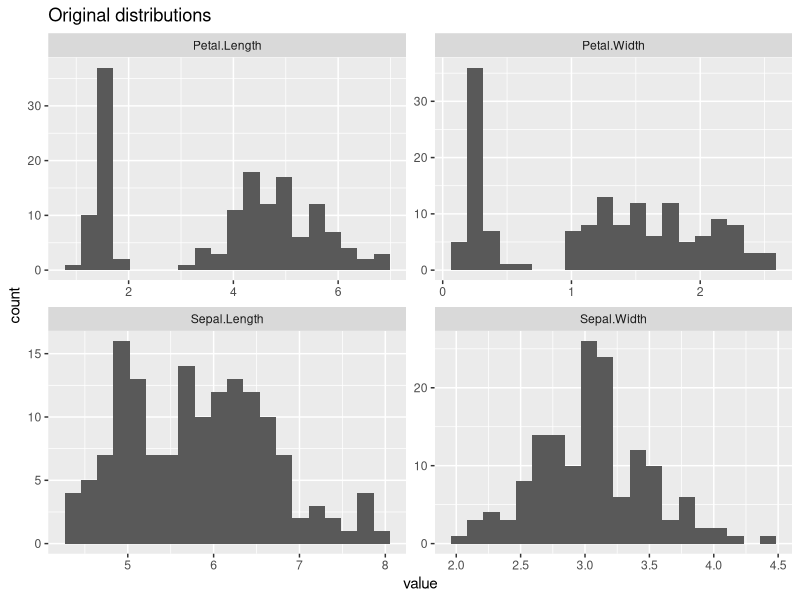
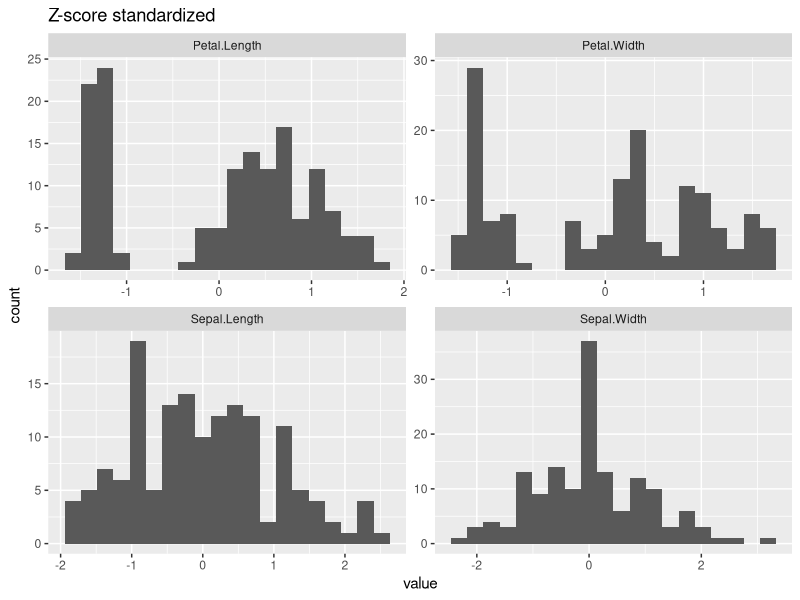
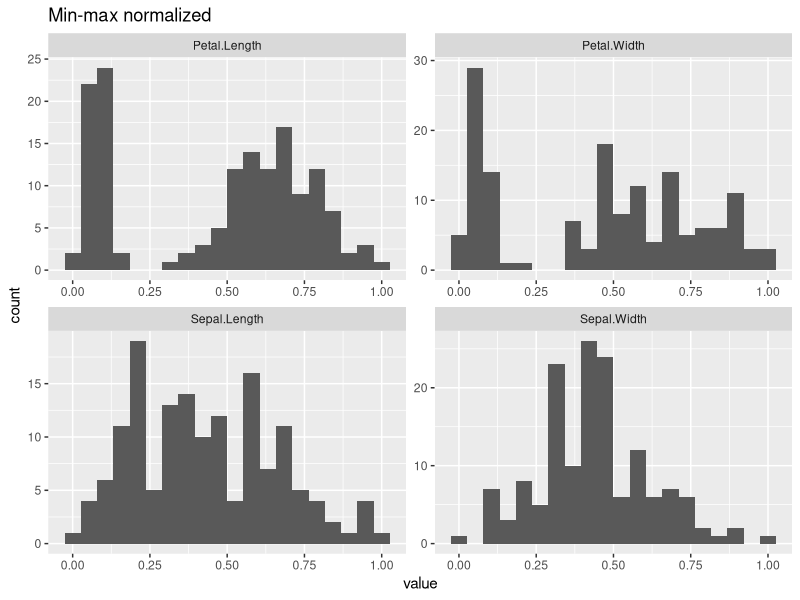
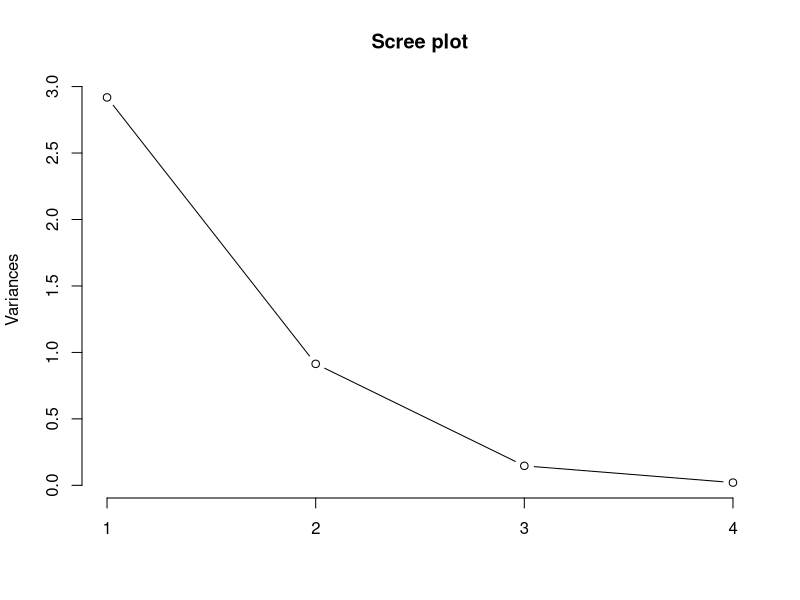

Here is the R script that generated these plots, in order:
## ---- chunk 1
#| echo: false
#| warning: false
#| message: false

library(dplyr) # data wrangling 
library(ggplot2) # for visualization
library(tidyr) #tidying /reshaping /nesting data etc
library(caret) # for predictive methods
library(scales) # for scaling data etc
## ---- chunk 2
str(iris)
summary(iris)
## ---- chunk 3
set.seed(42)
iris_miss <- iris 
idx <- sample(seq_len(nrow(iris_miss)), size = floor(0.05 * nrow(iris_miss) ))
iris_miss$Sepal.Length[idx] <- NA
sum(is.na(iris_miss$Sepal.Length))

iris_drop <- na.omit(iris_miss)
iris_meanimp <- iris_miss
iris_meanimp$Sepal.Length[is.na(iris_meanimp$Sepal.Length)] <- mean(iris_meanimp$Sepal.Length, na.rm = TRUE)

#iris_miss %>% mutate(Sepal.Length = tidyr::replace_na(Sepal.Length,mean(iris_miss$Sepal.Length,na.rm = T))) %>% head()

# preProc <- preProcess(iris_miss[,1:4], method = c("knnImpute"))
# iris_knnimp <- predict(preProc, iris_miss[,1:4])

## ---- chunk 4
num_iris <- iris %>% select_if(is.numeric)
z_iris <- scale(num_iris)
apply(z_iris, 2, function(x) c(mean = mean(x), sd = sd(x)))

minmax <- function(x) (x - min(x)) / (max(x) - min(x))
mm_iris <- as.data.frame(lapply(num_iris, minmax))
apply(mm_iris, 2, range)

robust_scale <- function(x) (x - median(x)) / IQR(x)
robust_iris <- as.data.frame(lapply(num_iris, robust_scale))
## ---- chunk 5
iris_long <- num_iris %>% mutate(row = row_number()) %>% pivot_longer(-row, names_to = "feature", values_to = "value")

p1 <- ggplot(iris_long, aes(x = value)) + geom_histogram(bins = 20) + facet_wrap(~feature, scales = "free") + ggtitle("Original distributions")

z_long <- as.data.frame(z_iris) %>% mutate(row = row_number()) %>% pivot_longer(-row, names_to = "feature", values_to = "value")

p2 <- ggplot(z_long, aes(x = value)) + geom_histogram(bins = 20) + facet_wrap(~feature, scales = "free") + ggtitle("Z-score standardized")

mm_long <- mm_iris %>% mutate(row = row_number()) %>% pivot_longer(-row, names_to = "feature", values_to = "value")

p3 <- ggplot(mm_long, aes(x = value)) + geom_histogram(bins = 20) + facet_wrap(~feature, scales = "free") + ggtitle("Min-max normalized")

p1
p2
p3
## ---- chunk 6
boxplot.stats(iris$Sepal.Length)$out

# IQR rule
iqr_rule <- function(x) {
  q1 <- quantile(x, 0.25)
  q3 <- quantile(x, 0.75)
  iqr <- q3 - q1
  x < (q1 - 1.5 * iqr) | x > (q3 + 1.5 * iqr)
}
out_flags <- iqr_rule(iris$Sepal.Length)
sum(out_flags)

winsorize <- function(x, probs = c(0.05, 0.95)) {
  qs <- quantile(x, probs = probs)
  pmin(pmax(x, qs[1]), qs[2])
}
winsorized <- winsorize(iris$Sepal.Length)
summary(winsorized)
## ---- chunk 7
mt <- mtcars %>% mutate(mpg_log = log(mpg))
summary(mt$mpg_log)

bc_pp <- preProcess(mtcars, method = "BoxCox")
predict(bc_pp, mtcars)[1:3, 1:4]
## ---- chunk 8
pp_pipeline <- preProcess(iris[,1:4], method = c("center", "scale"))
iris_scaled <- predict(pp_pipeline, iris[,1:4])
pca_res <- prcomp(iris_scaled)
summary(pca_res)
plot(pca_res, type = "l", main = "Scree plot")
## ---- chunk 9
iris_num <- iris %>% select_if(is.numeric)
nzv <- nearZeroVar(iris_num)
iris_num2 <- iris_num[, -nzv]
pp <- preProcess(iris_num2, method = c("scale"))
iris_ready <- predict(pp, iris_num2)
apply(iris_ready, 2, function(x) c(mean = mean(x), sd = sd(x)))
## ---- chunk 10
zscore_df <- function(df){
  num <- df %>% select_if(is.numeric)
  as.data.frame(scale(num))
}
z_mtcars <- zscore_df(mtcars)
means <- sapply(z_mtcars, mean)
sds <- sapply(z_mtcars, sd)
stopifnot(all(abs(means) < 1e-8))
stopifnot(all(abs(sds - 1) < 1e-8))

minmax_df <- function(df){
  num <- df %>% select_if(is.numeric)
  as.data.frame(lapply(num, function(x) (x - min(x)) / (max(x) - min(x))))
}
mm_mtcars <- minmax_df(mtcars)
ranges <- apply(mm_mtcars, 2, range)
stopifnot(all(ranges[1,] >= 0 - 1e-8))
stopifnot(all(ranges[2,] <= 1 + 1e-8))

iqr_outliers <- function(x){
  q1 <- quantile(x, 0.25)
  q3 <- quantile(x, 0.75)
  iqr <- q3 - q1
  which(x < (q1 - 1.5 * iqr) | x > (q3 + 1.5 * iqr))
}
x <- c(rnorm(100), 10, -10)
outs <- iqr_outliers(x)
# stopifnot(all(outs %in% c(101,102)))
list(tests = "all passed")
